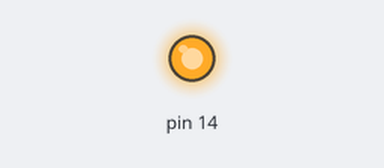
Recording of a sketch running on a simulated Arduino Uno, built with avr-gcc and run on an emulated ATmega328P. Shown: output pins drawn as LEDs (lit = HIGH).

Above: at 0.1 s.
Timing chart, 0 to 1.6 s (numbered marks = the images above):
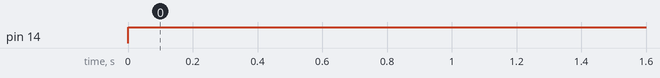

Measured:
- by itself, pin 14: LOW → HIGH at 0.00 s

The sketch:

rozsviceni-ledky.ino
```cpp
void setup() {
  pinMode(PIN_A0, OUTPUT);
}

void loop() {
  digitalWrite(PIN_A0, HIGH);
}
```
